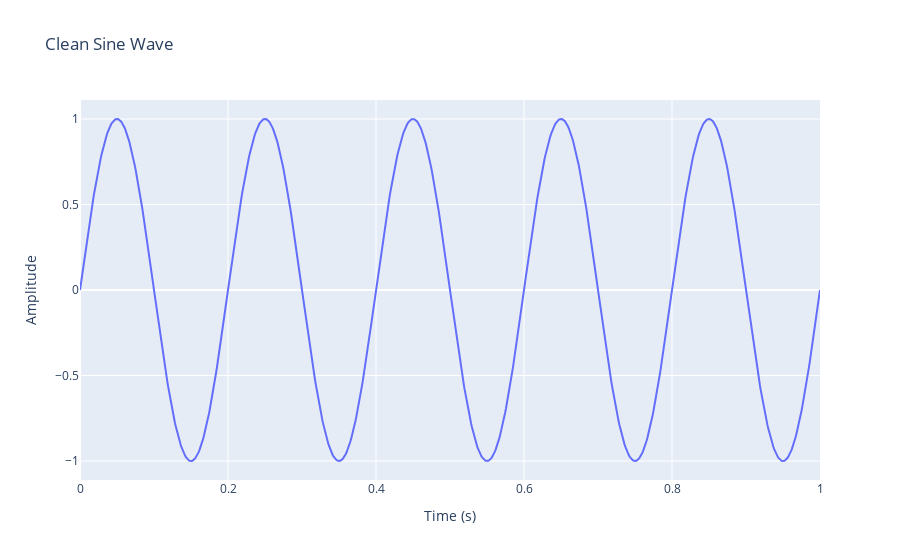

Notebook cell for this chart:
### Code cell
import plotly.graph_objects as go

fig = go.Figure()
fig.add_trace(
    go.Scatter(
              x = t,
              y = signal,
              mode = "lines",
              name = "Clean Signal",
             )
)
fig.update_layout(
    title="Clean Sine Wave",
    xaxis_title="Time (s)",
    yaxis_title="Amplitude"
)
fig.show()

### Figure 1 — Plotly figure (JSON) as saved in the notebook; plotly's stock layout.template omitted (floating-point values rounded to 4 significant figures; data arrays with more than 128 entries replaced by an {"elided": "..."} marker saying what was removed)
{"data": [{"mode": "lines", "name": "Clean Signal", "type": "scatter", "x": {"elided": "1000 float values"}, "y": {"elided": "1000 float values"}}], "layout": {"title": {"text": "Clean Sine Wave"}, "xaxis": {"title": {"text": "Time (s)"}}, "yaxis": {"title": {"text": "Amplitude"}}}}
